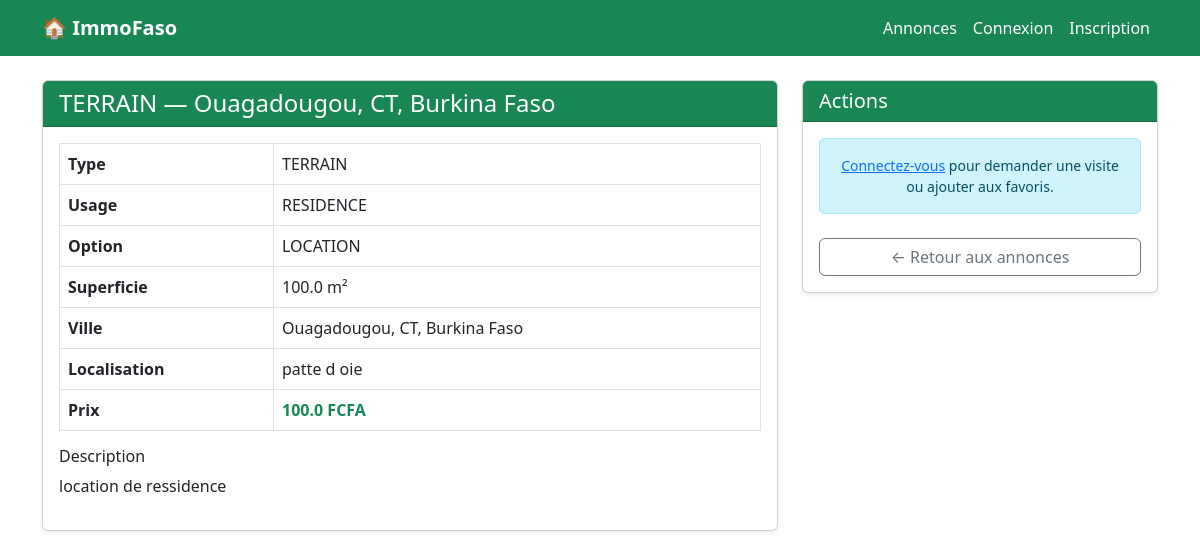
/annonce/4/, run on the app's committed database.
### core/models.py (models this page shows, shortened)
class Annonce(models.Model):
    OPTION_CHOICES = [
        ('LOCATION', 'Location'),
        ('VENTE', 'Vente'),
    ]
    STATUT_CHOICES = [
        ('EN_ATTENTE', 'En attente de validation'),
        ('PUBLIEE', 'Publiée'),
        ('REFUSEE', 'Refusée'),
        ('RETIREE', 'Retirée'),
    ]
    bailleur = models.ForeignKey(
        Bailleur,
        on_delete=models.CASCADE,
        related_name='annonces',
        null=True,
        blank=True
    )
    bien = models.ForeignKey(
        BienImmobilier,
        on_delete=models.CASCADE,
        related_name='annonces'
    )
    agent_validateur = models.ForeignKey(
        Agent,
        on_delete=models.SET_NULL,
        null=True,
        blank=True,
        related_name='annonces_validees'
    )
    agent_createur = models.ForeignKey(
    Agent,
    on_delete=models.SET_NULL,
    null=True,
    blank=True,
    related_name='annonces_agence'
)
    option = models.CharField(max_length=10, choices=OPTION_CHOICES)
    prix = models.FloatField()
    description = models.TextField()
    statut = models.CharField(max_length=20, choices=STATUT_CHOICES, default='EN_ATTENTE')
    date_publication = models.DateTimeField(auto_now_add=True)
    class Meta:
        verbose_name = 'Annonce'

class BienImmobilier(models.Model):
    TYPE_CHOICES = [
        ('TERRAIN', 'Terrain'),
        ('BATIMENT', 'Bâtiment'),
        ('APPARTEMENT', 'Appartement'),
        ('VILLA', 'Villa'),
        ('COMMERCE', 'Commerce'),
    ]
    USAGE_CHOICES = [
        ('RESIDENCE', 'Résidence'),
        ('BUREAU', 'Bureau'),
        ('COMMERCE', 'Commerce'),
        ('AGRICULTURE', 'Agriculture'),
    ]
    proprietaire = models.ForeignKey(Bailleur, on_delete=models.CASCADE, related_name='biens',null=True,blank=True  )
    type = models.CharField(max_length=20, choices=TYPE_CHOICES)
    usage = models.CharField(max_length=20, choices=USAGE_CHOICES)
    superficie = models.FloatField()
    ville = models.CharField(max_length=100)
    localisation = models.CharField(max_length=255)
    description = models.TextField()
    class Meta:
        verbose_name = 'Bien Immobilier'

### core/views.py (the view)
# urls.py: path('annonce/<int:annonce_id>/', views.detail_annonce, name='detail_annonce'),
def detail_annonce(request, annonce_id):
    annonce = get_object_or_404(Annonce, id=annonce_id, statut='PUBLIEE')
    return render(request, 'annonces/detail.html', {'annonce': annonce})

### core/templates/annonces/detail.html (shortened to what this page needs)
{% extends 'base.html' %}
{% block content %}
<div class="row">
    <div class="col-md-8">
        <div class="card shadow-sm mb-4">
            <div class="card-header bg-success text-white">
                <h4 class="mb-0">{{ annonce.bien.type }} — {{ annonce.bien.ville }}</h4>
            </div>
            <div class="card-body">
                <table class="table table-bordered">
                    <tr>
                        <th>Type</th>
                        <td>{{ annonce.bien.type }}</td>
                    </tr>
                    <tr>
                        <th>Usage</th>
                        <td>{{ annonce.bien.usage }}</td>
                    </tr>
                    <tr>
                        <th>Option</th>
                        <td>{{ annonce.option }}</td>
                    </tr>
                    <tr>
                        <th>Superficie</th>
                        <td>{{ annonce.bien.superficie }} m²</td>
                    </tr>
                    <tr>
                        <th>Ville</th>
                        <td>{{ annonce.bien.ville }}</td>
                    </tr>
                    <tr>
                        <th>Localisation</th>
                        <td>{{ annonce.bien.localisation }}</td>
                    </tr>
                    <tr>
                        <th>Prix</th>
                        <td class="fw-bold text-success">{{ annonce.prix }} FCFA</td>
                    </tr>
                </table>
                <h6>Description</h6>
                <p>{{ annonce.description }}</p>
            </div>
        </div>
    </div>
    <div class="col-md-4">
        <div class="card shadow-sm">
            <div class="card-header bg-success text-white">
                <h5 class="mb-0">Actions</h5>
            </div>
            <div class="card-body d-grid gap-2">
                {% if user.is_authenticated %}
                    {% if user.client %}
                        <a href="{% url 'creer_demande_visite' annonce.id %}" class="btn btn-success">
                            📅 Demander une visite
                        </a>
                        <a href="{% url 'ajouter_favori' annonce.id %}" class="btn btn-outline-success">
                            ❤️ Ajouter aux favoris
                        </a>
                    {% endif %}
                {% else %}
                    <div class="alert alert-info text-center small">
                        <a href="{% url 'login' %}">Connectez-vous</a> pour demander une visite ou ajouter aux favoris.
                    </div>
                {% endif %}
                <a href="{% url 'liste_annonces' %}" class="btn btn-outline-secondary">
                    ← Retour aux annonces
                </a>
            </div>
        </div>
    </div>
</div>
{% endblock %}

### data on the page
Annonce: bien.type "TERRAIN", bien.ville "Ouagadougou, CT, Burkina Faso", bien.usage "RESIDENCE", option "LOCATION", bien.superficie "100.0", bien.localisation "patte d oie", prix "100.0", description "location de ressidence"
